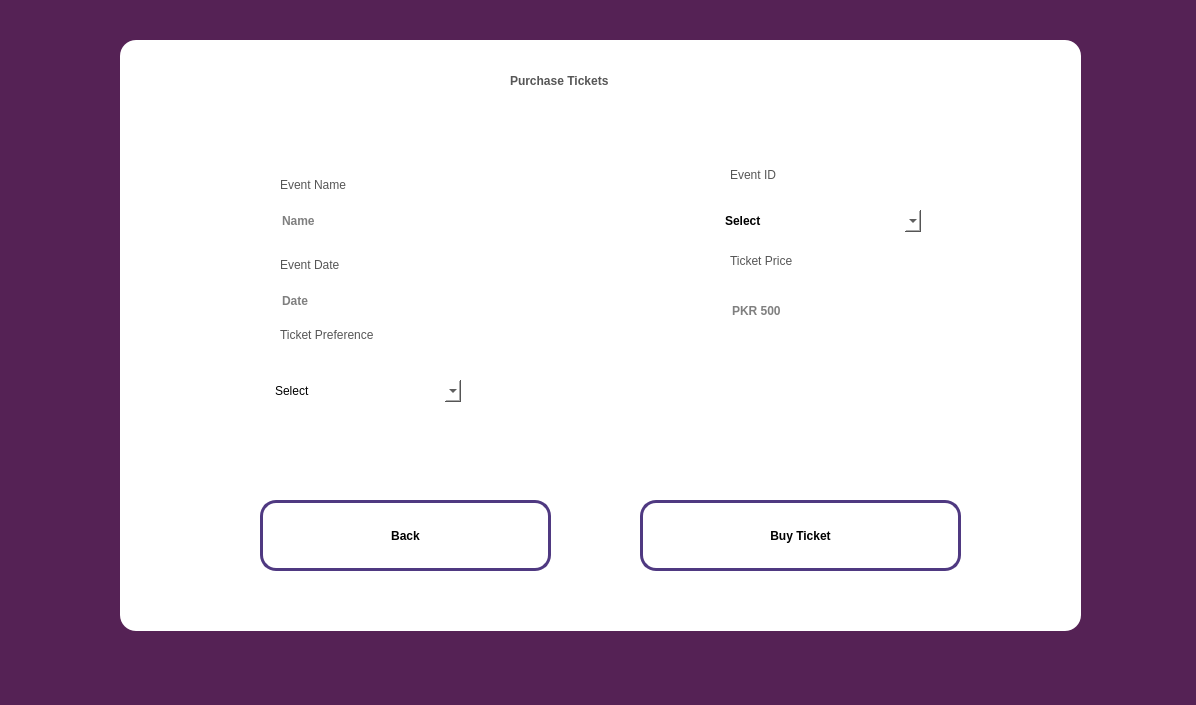
<?xml version="1.0" encoding="UTF-8"?>
<ui version="4.0">
 <class>MainWindow</class>
 <widget class="QMainWindow" name="MainWindow">
  <property name="geometry">
   <rect>
    <x>0</x>
    <y>0</y>
    <width>1196</width>
    <height>705</height>
   </rect>
  </property>
  <property name="windowTitle">
   <string>Buy Ticket</string>
  </property>
  <property name="styleSheet">
   <string notr="true">background-color: #525;</string>
  </property>
  <widget class="QWidget" name="centralwidget">
   <property name="styleSheet">
    <string notr="true">color: #000000;</string>
   </property>
   <widget class="QFrame" name="frame">
    <property name="geometry">
     <rect>
      <x>120</x>
      <y>40</y>
      <width>961</width>
      <height>591</height>
     </rect>
    </property>
    <property name="styleSheet">
     <string notr="true">background-color: rgb(255, 255, 255);
border-radius: 16px;</string>
    </property>
    <property name="frameShape">
     <enum>QFrame::StyledPanel</enum>
    </property>
    <property name="frameShadow">
     <enum>QFrame::Raised</enum>
    </property>
    <widget class="QLabel" name="label_3">
     <property name="geometry">
      <rect>
       <x>390</x>
       <y>20</y>
       <width>191</width>
       <height>41</height>
      </rect>
     </property>
     <property name="styleSheet">
      <string notr="true">font: 24pt &quot;Gill Sans&quot;;
font-weight: 500;
color: rgb(86, 86, 86);</string>
     </property>
     <property name="text">
      <string>Purchase Tickets</string>
     </property>
    </widget>
    <widget class="QPushButton" name="buyButton">
     <property name="geometry">
      <rect>
       <x>520</x>
       <y>460</y>
       <width>321</width>
       <height>71</height>
      </rect>
     </property>
     <property name="styleSheet">
      <string notr="true">

QPushButton {
	font: 16pt &quot;Gill Sans&quot;;
	font-weight: 500;
    border: 3px solid #4F3981;
}

QPushButton:hover,
QPushButton:focus {
    color: rgb(255, 255, 255);
    background-color: #4F3981;
    border: 3px solid #4F3981;
}
</string>
     </property>
     <property name="text">
      <string>Buy Ticket</string>
     </property>
    </widget>
    <widget class="QLineEdit" name="eventName">
     <property name="enabled">
      <bool>false</bool>
     </property>
     <property name="geometry">
      <rect>
       <x>160</x>
       <y>170</y>
       <width>261</width>
       <height>21</height>
      </rect>
     </property>
     <property name="styleSheet">
      <string notr="true">color: rgb(0,0,0);
font: 12pt &quot;Helvetica Neue&quot;;
font-weight: 600;</string>
     </property>
     <property name="text">
      <string/>
     </property>
     <property name="placeholderText">
      <string>Name</string>
     </property>
    </widget>
    <widget class="QLabel" name="label_9">
     <property name="geometry">
      <rect>
       <x>160</x>
       <y>130</y>
       <width>71</width>
       <height>30</height>
      </rect>
     </property>
     <property name="styleSheet">
      <string notr="true">font: 75 12pt &quot;Helvetica Neue&quot;;
font-weight: 300;
color: rgb(86, 86, 86);</string>
     </property>
     <property name="text">
      <string>Event Name</string>
     </property>
    </widget>
    <widget class="QLabel" name="label_10">
     <property name="geometry">
      <rect>
       <x>610</x>
       <y>120</y>
       <width>101</width>
       <height>30</height>
      </rect>
     </property>
     <property name="styleSheet">
      <string notr="true">font: 75 12pt &quot;Helvetica Neue&quot;;
font-weight: 300;
color: rgb(86, 86, 86);</string>
     </property>
     <property name="text">
      <string>Event ID</string>
     </property>
    </widget>
    <widget class="QComboBox" name="events">
     <property name="geometry">
      <rect>
       <x>600</x>
       <y>170</y>
       <width>201</width>
       <height>22</height>
      </rect>
     </property>
     <property name="styleSheet">
      <string notr="true">color: rgb(0,0,0);
font: 12pt &quot;Helvetica Neue&quot;;
font-weight: 600;</string>
     </property>
     <item>
      <property name="text">
       <string>Select</string>
      </property>
     </item>
     <item>
      <property name="text">
       <string>PHEC</string>
      </property>
     </item>
     <item>
      <property name="text">
       <string>Music Festival</string>
      </property>
     </item>
     <item>
      <property name="text">
       <string>Carnival</string>
      </property>
     </item>
     <item>
      <property name="text">
       <string>Art Exhibition</string>
      </property>
     </item>
     <item>
      <property name="text">
       <string>Sports Tournament </string>
      </property>
     </item>
     <item>
      <property name="text">
       <string>Cultural Day</string>
      </property>
     </item>
     <item>
      <property name="text">
       <string>HUCON</string>
      </property>
     </item>
     <item>
      <property name="text">
       <string>Science Fair</string>
      </property>
     </item>
     <item>
      <property name="text">
       <string>Eat Habib</string>
      </property>
     </item>
     <item>
      <property name="text">
       <string>Charity Gala</string>
      </property>
     </item>
    </widget>
    <widget class="QLabel" name="label_13">
     <property name="geometry">
      <rect>
       <x>610</x>
       <y>210</y>
       <width>81</width>
       <height>21</height>
      </rect>
     </property>
     <property name="styleSheet">
      <string notr="true">font: 75 12pt &quot;Helvetica Neue&quot;;
font-weight: 300;
color: rgb(86, 86, 86);</string>
     </property>
     <property name="text">
      <string>Ticket Price</string>
     </property>
    </widget>
    <widget class="QLineEdit" name="price">
     <property name="enabled">
      <bool>false</bool>
     </property>
     <property name="geometry">
      <rect>
       <x>610</x>
       <y>260</y>
       <width>210</width>
       <height>22</height>
      </rect>
     </property>
     <property name="styleSheet">
      <string>color: rgb(0,0,0);
font: 12pt &quot;Helvetica Neue&quot;;
font-weight: 600;</string>
     </property>
     <property name="placeholderText">
      <string>PKR 500</string>
     </property>
    </widget>
    <widget class="QPushButton" name="backButton">
     <property name="geometry">
      <rect>
       <x>140</x>
       <y>460</y>
       <width>291</width>
       <height>71</height>
      </rect>
     </property>
     <property name="styleSheet">
      <string notr="true">

QPushButton {
	font: 16pt &quot;Gill Sans&quot;;
	font-weight: 500;
    border: 3px solid #4F3981;
}

QPushButton:hover,
QPushButton:focus {
    color: rgb(255, 255, 255);
    background-color: #4F3981;
    border: 3px solid #4F3981;
}
</string>
     </property>
     <property name="text">
      <string>Back</string>
     </property>
    </widget>
    <widget class="QComboBox" name="ticketPreference">
     <property name="geometry">
      <rect>
       <x>150</x>
       <y>340</y>
       <width>191</width>
       <height>22</height>
      </rect>
     </property>
     <property name="styleSheet">
      <string notr="true">color: rgb(0,0,0);</string>
     </property>
     <item>
      <property name="text">
       <string>Select</string>
      </property>
     </item>
     <item>
      <property name="text">
       <string>Soft Copy</string>
      </property>
     </item>
     <item>
      <property name="text">
       <string>Hard Copy</string>
      </property>
     </item>
    </widget>
    <widget class="QLabel" name="label_11">
     <property name="geometry">
      <rect>
       <x>160</x>
       <y>280</y>
       <width>121</width>
       <height>30</height>
      </rect>
     </property>
     <property name="styleSheet">
      <string notr="true">font: 75 12pt &quot;Helvetica Neue&quot;;
font-weight: 300;
color: rgb(86, 86, 86);</string>
     </property>
     <property name="text">
      <string>Ticket Preference</string>
     </property>
    </widget>
    <widget class="QLabel" name="label_12">
     <property name="geometry">
      <rect>
       <x>160</x>
       <y>210</y>
       <width>71</width>
       <height>30</height>
      </rect>
     </property>
     <property name="styleSheet">
      <string notr="true">font: 75 12pt &quot;Helvetica Neue&quot;;
font-weight: 300;
color: rgb(86, 86, 86);</string>
     </property>
     <property name="text">
      <string>Event Date</string>
     </property>
    </widget>
    <widget class="QLabel" name="errorLabel">
     <property name="geometry">
      <rect>
       <x>590</x>
       <y>330</y>
       <width>351</width>
       <height>21</height>
      </rect>
     </property>
     <property name="font">
      <font>
       <family>Helvetica Nueue</family>
       <pointsize>12</pointsize>
       <weight>75</weight>
       <italic>false</italic>
       <bold>true</bold>
      </font>
     </property>
     <property name="styleSheet">
      <string notr="true">font: 75 12pt &quot;Helvetica Nueue&quot;;
font-weight: bold;
color: rgb(255,0,0);</string>
     </property>
     <property name="text">
      <string/>
     </property>
    </widget>
    <widget class="QLineEdit" name="eventDate">
     <property name="enabled">
      <bool>false</bool>
     </property>
     <property name="geometry">
      <rect>
       <x>160</x>
       <y>250</y>
       <width>261</width>
       <height>21</height>
      </rect>
     </property>
     <property name="styleSheet">
      <string notr="true">color: rgb(0,0,0);
font: 12pt &quot;Helvetica Neue&quot;;
font-weight: 600;</string>
     </property>
     <property name="text">
      <string/>
     </property>
     <property name="placeholderText">
      <string>Date</string>
     </property>
    </widget>
    <widget class="QLabel" name="successLabel">
     <property name="geometry">
      <rect>
       <x>590</x>
       <y>360</y>
       <width>351</width>
       <height>21</height>
      </rect>
     </property>
     <property name="font">
      <font>
       <family>Helvetica Nueue</family>
       <pointsize>12</pointsize>
       <weight>75</weight>
       <italic>false</italic>
       <bold>true</bold>
      </font>
     </property>
     <property name="styleSheet">
      <string notr="true">font: 75 12pt &quot;Helvetica Nueue&quot;;
font-weight: bold;
color: rgb(0,255,0);</string>
     </property>
     <property name="text">
      <string/>
     </property>
    </widget>
   </widget>
  </widget>
  <widget class="QMenuBar" name="menubar">
   <property name="geometry">
    <rect>
     <x>0</x>
     <y>0</y>
     <width>1196</width>
     <height>24</height>
    </rect>
   </property>
  </widget>
  <widget class="QStatusBar" name="statusbar"/>
 </widget>
 <resources/>
 <connections/>
</ui>
